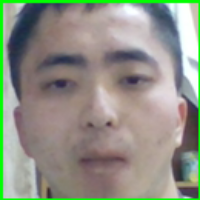
#> input picture dataset/train/gc_500/0.png, 200 x 200 px, given in place of the camera
$ python generate_dataset.py
#> lines starting #> are read from the running program, lines starting #| are printed output that depends on the picture
import cv2


#加载人脸模型
path = './dataset/test/lth_30'
# os.mkdir(path)
face = cv2.CascadeClassifier('./xml/haarcascade_frontalface_alt.xml')
#打开摄像头
capture = cv2.VideoCapture(0)
#创建窗口
cv2.namedWindow('she xiang tou')
#获取实时画面
count=40
num=0
while True:

	if num == 30:
	 	break
	 #读取帧画面
	ret,frame = capture.read()
#> frame is the input picture: shape (200, 200, 3); mean B, G, R 134.4, 146.8, 144.3
	#图片灰度调整
	gray = cv2.cvtColor(frame,cv2.COLOR_RGB2GRAY)
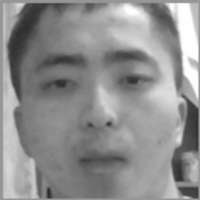
#> gray: shape (200, 200); min 41, max 255, mean 142.8
	#检查人脸
	faces = face.detectMultiScale(gray,1.1,3,0,(100,100))
#> faces = [[12, 11, 174, 174]]
	print(type(frame))
#| <class 'numpy.ndarray'>
	print(frame.shape)
#| (200, 200, 3)
	print(frame.ndim)
#| 3
	print(type(faces))
#| <class 'numpy.ndarray'>

	print("-----------")
	 #标记人脸
	for(x,y,w,h) in faces:
	 	cv2.rectangle(frame,(x,y),(x+w,y+h),(0,255,0),2)
	 	#显示
	 	new_frame=cv2.resize(frame[y:y+h,x:x+w],(200,200))
	 	cv2.imwrite('%s/%s.png'%(path,str(count)),new_frame)

	 	count += 1
	 	num+=1
	 	cv2.imshow('gc',frame)
	 	if (cv2.waitKey(5) & 0xFF == ord('q')):
	 		break
#> this loop made 1 pass; (key q is pressed on pass 1)
#> (x, y, w, h, count, num) on pass 1: (12, 11, 174, 174, 41, 1)
#> pass 1, `new_frame=cv2.resize(frame[y:y+h,x:x+w],(200,200))`:
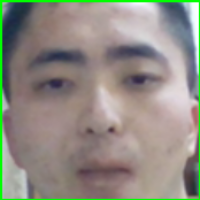
#> new_frame: shape (200, 200, 3); mean B, G, R 131.4, 141, 144
#> pass 1, `cv2.imshow('gc',frame)`:
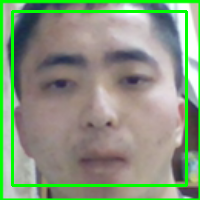
#> window 'gc': shape (200, 200, 3); mean B, G, R 126.4, 152.1, 136.3
#> after the loop, count = 41; num = 1

capture.release()
cv2.destroyAllWindows()

# img = cv2.imread('timg.jpg')
# #加载人脸模型
# face = cv2.CascadeClassifier('haarcascade_frontalface_alt.xml')
# #调整灰度
# gray = cv2.cvtColor(img,cv2.COLOR_RGB2GRAY)
# #检查人脸
# faces = face.detectMultiScale(gray)

$ run again, on dataset/train/gc_500/142.png
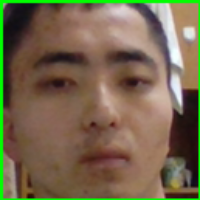
#> input picture dataset/train/gc_500/142.png, 200 x 200 px, given in place of the camera
#> frame is the input picture: shape (200, 200, 3); mean B, G, R 77.5, 103.8, 118.1
#> `gray = cv2.cvtColor(frame,cv2.COLOR_RGB2GRAY)`:
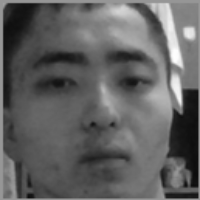
#> gray: shape (200, 200); min 11, max 254, mean 97.6
#> faces = [[14, 12, 171, 171]]
#| <class 'numpy.ndarray'>
#| (200, 200, 3)
#| 3
#| <class 'numpy.ndarray'>
#> the loop `for(x,y,w,h) in faces:` made 1 pass; (key q is pressed on pass 1)
#> (x, y, w, h, count, num) on pass 1: (14, 12, 171, 171, 41, 1)
#> pass 1, `cv2.imshow('gc',frame)`:
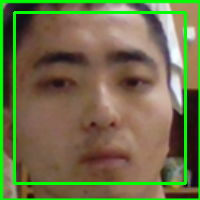
#> window 'gc': shape (200, 200, 3); mean B, G, R 73.6, 112.2, 112.3
#> after the loop `for(x,y,w,h) in faces:`: count = 41; num = 1

$ run again, on dataset/train/gc_500/165.png
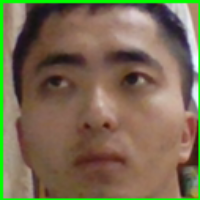
#> input picture dataset/train/gc_500/165.png, 200 x 200 px, given in place of the camera
#> frame is the input picture: shape (200, 200, 3); mean B, G, R 82.5, 107.8, 122.2
#> `gray = cv2.cvtColor(frame,cv2.COLOR_RGB2GRAY)`:
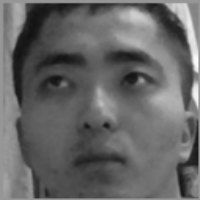
#> gray: shape (200, 200); min 17, max 252, mean 101.9
#> faces = [[11, 12, 178, 178]]
#| <class 'numpy.ndarray'>
#| (200, 200, 3)
#| 3
#| <class 'numpy.ndarray'>
#> the loop `for(x,y,w,h) in faces:` made 1 pass; (key q is pressed on pass 1)
#> (x, y, w, h, count, num) on pass 1: (11, 12, 178, 178, 41, 1)
#> pass 1, `cv2.imshow('gc',frame)`:
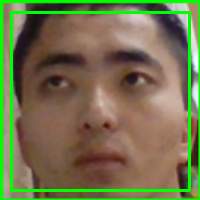
#> window 'gc': shape (200, 200, 3); mean B, G, R 77, 115.4, 115.1
#> after the loop `for(x,y,w,h) in faces:`: count = 41; num = 1
